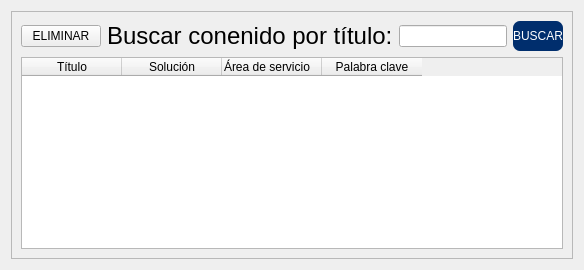
            <widget class="QWidget" name="page">
             <layout class="QVBoxLayout" name="verticalLayout_5">
              <item>
               <widget class="QFrame" name="frame_17">
                <property name="frameShape">
                 <enum>QFrame::StyledPanel</enum>
                </property>
                <property name="frameShadow">
                 <enum>QFrame::Raised</enum>
                </property>
                <layout class="QVBoxLayout" name="verticalLayout_16">
                 <item>
                  <layout class="QHBoxLayout" name="horizontalLayout_12">
                   <item>
                    <widget class="QPushButton" name="pushButton_3">
                     <property name="sizePolicy">
                      <sizepolicy hsizetype="Fixed" vsizetype="Fixed">
                       <horstretch>0</horstretch>
                       <verstretch>0</verstretch>
                      </sizepolicy>
                     </property>
                     <property name="text">
                      <string>ELIMINAR</string>
                     </property>
                    </widget>
                   </item>
                   <item>
                    <widget class="QLabel" name="label_7">
                     <property name="styleSheet">
                      <string notr="true">font: 75 11.5pt &quot;SansSerif&quot;;</string>
                     </property>
                     <property name="text">
                      <string>&lt;html&gt;&lt;head/&gt;&lt;body&gt;&lt;p&gt;&lt;span style=&quot; font-size:18pt;&quot;&gt;Buscar conenido por título:&lt;/span&gt;&lt;/p&gt;&lt;/body&gt;&lt;/html&gt;</string>
                     </property>
                    </widget>
                   </item>
                   <item>
                    <widget class="QLineEdit" name="lineEdit_2"/>
                   </item>
                   <item>
                    <widget class="QPushButton" name="btn_Nuevo_2">
                     <property name="sizePolicy">
                      <sizepolicy hsizetype="Maximum" vsizetype="Fixed">
                       <horstretch>0</horstretch>
                       <verstretch>0</verstretch>
                      </sizepolicy>
                     </property>
                     <property name="minimumSize">
                      <size>
                       <width>0</width>
                       <height>30</height>
                      </size>
                     </property>
                     <property name="maximumSize">
                      <size>
                       <width>100</width>
                       <height>16777215</height>
                      </size>
                     </property>
                     <property name="cursor">
                      <cursorShape>PointingHandCursor</cursorShape>
                     </property>
                     <property name="styleSheet">
                      <string notr="true">QPushButton {
	
	font: 14pt &quot;Calibri&quot;;
	color: rgb(255, 255, 255);
	background-color: rgb(0, 46, 109);
	border: 0px solid;
	border-radius:7px;
}
QPushButton:hover {
	background-color: rgb(93, 129, 163);
}


	
	
	
	
</string>
                     </property>
                     <property name="text">
                      <string>BUSCAR</string>
                     </property>
                     <property name="flat">
                      <bool>false</bool>
                     </property>
                    </widget>
                   </item>
                  </layout>
                 </item>
                 <item>
                  <widget class="QTableWidget" name="tableWidget_2">
                   <column>
                    <property name="text">
                     <string>Título</string>
                    </property>
                   </column>
                   <column>
                    <property name="text">
                     <string>Solución</string>
                    </property>
                   </column>
                   <column>
                    <property name="text">
                     <string>Área de servicio</string>
                    </property>
                    <property name="textAlignment">
                     <set>AlignLeading|AlignVCenter</set>
                    </property>
                   </column>
                   <column>
                    <property name="text">
                     <string>Palabra clave</string>
                    </property>
                   </column>
                  </widget>
                 </item>
                </layout>
               </widget>
              </item>
             </layout>
            </widget>
